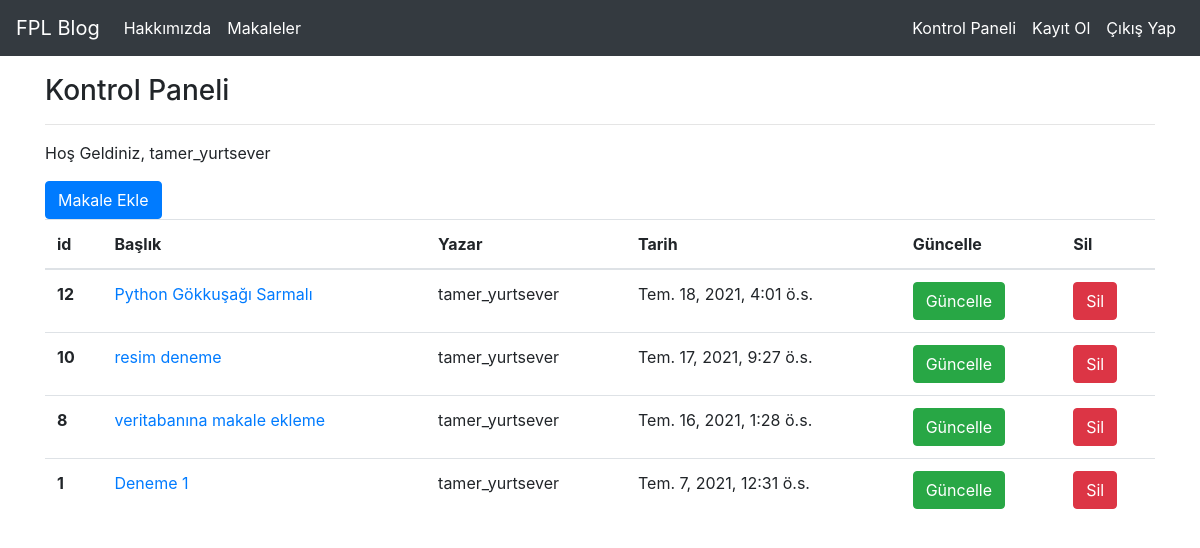
Screenshot of /articles/dashboard/ (signed in) with the database file from the repository.
### article/models.py (models this page shows, shortened)
class Article(models.Model):
    author = models.ForeignKey("auth.User",on_delete= models.CASCADE, verbose_name="Yazar")
    title = models.CharField(max_length=50, verbose_name="Başlık")
    content = RichTextField()
    created_date = models.DateTimeField(auto_now_add=True,verbose_name="Oluşturulma Tarihi")
    article_image = models.FileField(blank=True, null=True, verbose_name="Makaleye Görsel Ekleyin")
    class Meta():
        ordering = ['-created_date']

### article/views.py (the view)
# urls.py: path('dashboard/', views.dashboard, name="dashboard"),
@login_required(login_url="user:login")
def dashboard(request):
    articles= Article.objects.filter(author = request.user)
    context = {
        "articles" : articles
    }
    return render(request, "dashboard.html", context)

### templates/dashboard.html
{% extends "layout.html" %}
{% block body %}
<h3>Kontrol Paneli</h3>
<hr>
<p>Hoş Geldiniz, {{request.user.username}}</p>
<a class="btn btn-primary" href="{% url 'article:addarticle' %}">Makale Ekle</a>
{% if articles %}
<table class="table">
  <thead>
    <tr>
      <th scope="col">id</th>
      <th scope="col">Başlık</th>
      <th scope="col">Yazar</th>
      <th scope="col">Tarih</th>
      <th scope="col">Güncelle</th>
      <th scope="col">Sil</th>
    </tr>
  </thead>
  <tbody>
    {% for article in articles  %}
    <tr>
      <th scope="row">{{article.id}}</th>
      <td><a href="{% url 'article:detail' article.id %}">{{article.title}}</a></td>
      <td>{{article.author.username}}</td>
      <td>{{article.created_date}}</td>
      <td><a class="btn btn-success" href="{% url 'article:update' article.id %}">Güncelle</a></td>
      <td><a class="btn btn-danger" href="{% url 'article:delete' article.id %}">Sil</a></td>
    </tr>
    {% endfor %}
  </tbody>
</table>
{% else %}
<br><br>
<div class="alert alert-danger">Henüz herhangi bir makaleniz bulunmamaktadır.</div>
{% endif %}
{% endblock body %}

### templates/layout.html (shortened to what this page needs)
<!DOCTYPE html>
{% load static %}
<html lang="en">
<head>
    <link rel="stylesheet" href="{% static 'css/bootstrap.min.css' %}">
</head>
<body>
        {% include "includes/navbar.html" %}
        <div style = "margin-top : 50px; margin-bottom : 50px;" class = "container">
        <br>
            {% block body %}
            {% endblock body %}
        </div>
</body>
</html>

### templates/includes/navbar.html (shortened to what this page needs)
    <nav class="navbar navbar-expand-md navbar-dark fixed-top bg-dark">
      <a class="navbar-brand" href="{% url 'index' %}">FPL Blog</a>
      <div class="collapse navbar-collapse" id="navbarCollapse">
        <ul class="navbar-nav mr-auto">
          <li class="nav-item active">
            <a class="nav-link" href="{% url 'about' %}">Hakkımızda</a>
          </li>
          <li class="nav-item active">
            <a class="nav-link" href="{% url 'article:articles' %}">Makaleler</a>
          </li>
        </ul>
        <ul class="navbar-nav ml-auto">
        {% if request.user.is_authenticated %}
          <li class="nav-item active">
            <a class="nav-link" href="{% url 'article:dashboard' %}">Kontrol Paneli</a>
          </li>
          <li class="nav-item active">
            <a class="nav-link" href="{% url 'user:register' %}">Kayıt Ol</a>
          </li>
          <li class="nav-item active">
            <a class="nav-link" href="{% url 'user:logout' %}">Çıkış Yap</a>
          </li>
        {% endif %}
        </ul>
      </div>
    </nav>

### rows the page displays
Article: id "12", title "Python Gökkuşağı Sarmalı", author.username "tamer_yurtsever", created_date "Tem. 18, 2021, 4:01 ö.s."
Article: id "10", title "resim deneme", author.username "tamer_yurtsever", created_date "Tem. 17, 2021, 9:27 ö.s."
Article: id "8", title "veritabanına makale ekleme", author.username "tamer_yurtsever", created_date "Tem. 16, 2021, 1:28 ö.s."
Article: id "1", title "Deneme 1", author.username "tamer_yurtsever", created_date "Tem. 7, 2021, 12:31 ö.s."

### other values shown
{{ request.user.username }} "tamer_yurtsever"
